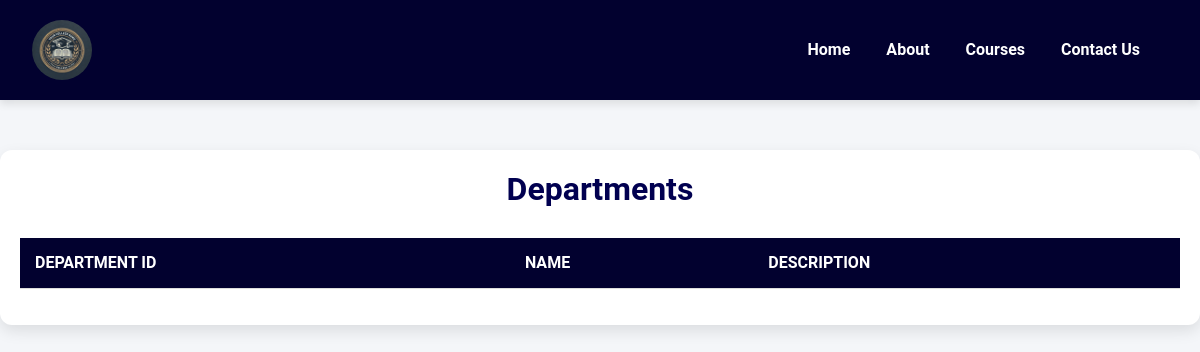
/show-departments/, run on an earlier commit of the app's database.
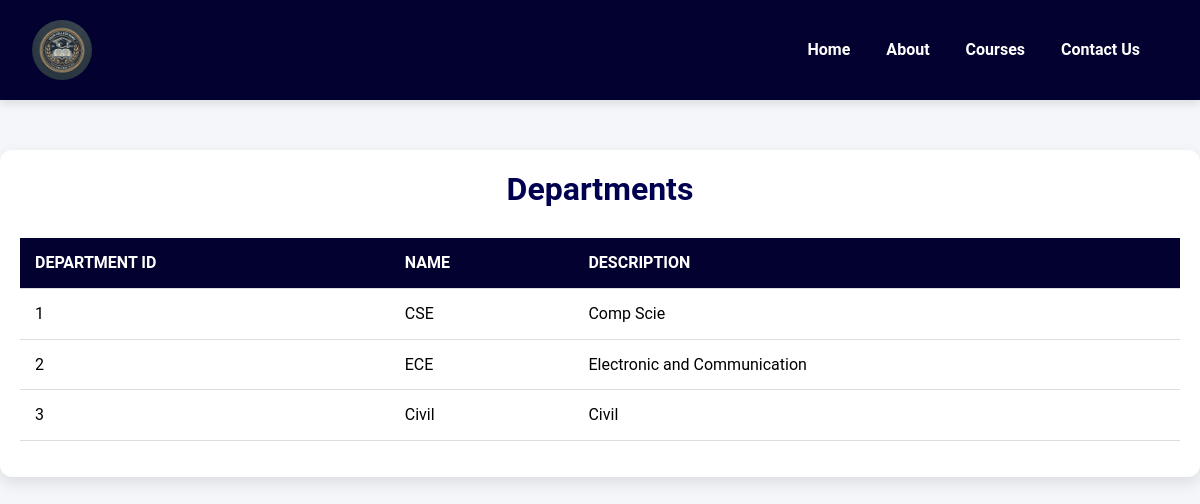
And on a later commit of the database.
### dbms/models.py (models this page shows, shortened)
class Department(models.Model):
    id = models.AutoField(primary_key=True)
    name = models.CharField(max_length=255)
    description = models.TextField(null=True, blank=True)

### dbms/views.py (the view)
# urls.py: path('show-departments/', show_departments, name='show_departments'),
def show_departments(request):
    departments = Department.objects.all()  # Fetch all department records
    context = {
        'departments': departments,
    }
    return render(request, 'show_departments.html', context)

### templates/show_departments.html (shortened to what this page needs)
{%load static%}
<!DOCTYPE html>
<html lang="en">
<head>
    <link rel="stylesheet" href="https://cdn.jsdelivr.net/npm/bootstrap@5.3.3/dist/css/bootstrap.min.css" />
    <link rel="stylesheet" href="https://cdn.jsdelivr.net/npm/bootstrap@5.3.3/dist/css/bootstrap.min.css" />
    <link rel="stylesheet" href="{% static 'lib.css' %}" />
</head>
<body>
    <nav class="navbar navbar-expand-lg">
        <div class="container-fluid">
            <a class="navbar-brand" href="#">
                <img src="{% static 'images/logo.png' %}" alt="College Logo" />
            </a>
            <div class="collapse navbar-collapse" id="navbarNav">
                <ul class="navbar-nav ms-auto">
                    <li class="nav-item">
                        <a class="nav-link" href="{% url 'home' %}"> <b>Home</b></a>
                    </li>
                    <li class="nav-item">
                        <a class="nav-link" href="{% url 'about' %}"> <b>About</b></a>
                    </li>
                    <li class="nav-item">
                        <a class="nav-link" href="{% url 'show_courses' %}"> <b>Courses</b></a>
                    </li>
                    <li class="nav-item">
                        <a class="nav-link" href="{% url 'contact' %}"> <b>Contact Us</b></a>
                    </li>
                </ul>
            </div>
        </div>
    </nav>
    <div class="container">
        <h2>Departments</h2>
        <table class="table">
            <thead>
                <tr>
                    <th>Department ID</th>
                    <th>Name</th>
                    <th>Description</th>
                </tr>
            </thead>
            <tbody>
                {% for department in departments %}
                <tr>
                    <td>{{ department.id }}</td>
                    <td>{{ department.name }}</td>
                    <td>{{ department.description }}</td>
                </tr>
                {% endfor %}
            </tbody>
        </table>
    </div>
</body>
</html>

What changed in the data, as far as the page shows it:
added Department: id "1", name "CSE", description "Comp Scie"
added Department: id "2", name "ECE", description "Electronic and Communication"
added Department: id "3", name "Civil", description "Civil"
